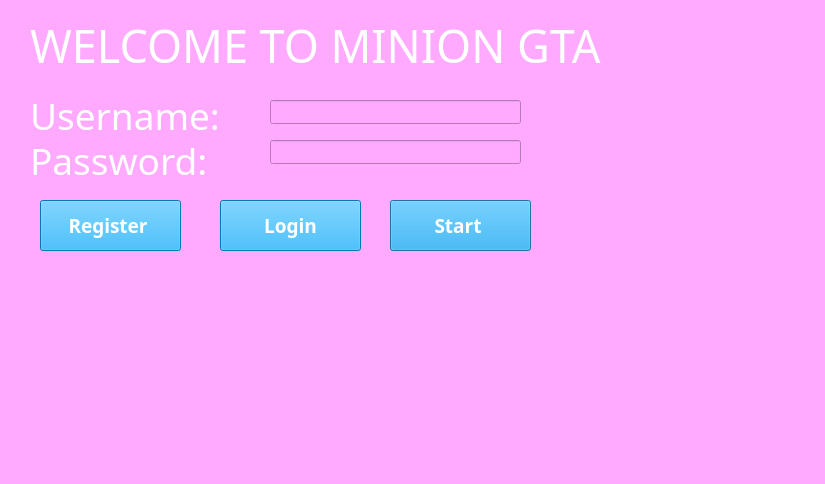
<?xml version="1.0" encoding="UTF-8"?>
<ui version="4.0">
 <class>menu</class>
 <widget class="QDialog" name="menu">
  <property name="geometry">
   <rect>
    <x>0</x>
    <y>0</y>
    <width>825</width>
    <height>484</height>
   </rect>
  </property>
  <property name="windowTitle">
   <string>Dialog</string>
  </property>
  <property name="autoFillBackground">
   <bool>false</bool>
  </property>
  <property name="styleSheet">
   <string notr="true">
background-color: rgb(255, 170, 255);</string>
  </property>
  <widget class="QLabel" name="label">
   <property name="geometry">
    <rect>
     <x>30</x>
     <y>90</y>
     <width>221</width>
     <height>51</height>
    </rect>
   </property>
   <property name="font">
    <font>
     <family>Rockwell</family>
     <pointsize>28</pointsize>
     <bold>false</bold>
    </font>
   </property>
   <property name="styleSheet">
    <string notr="true">color: rgb(255, 255, 255);</string>
   </property>
   <property name="text">
    <string>Username:</string>
   </property>
  </widget>
  <widget class="QLineEdit" name="nle">
   <property name="geometry">
    <rect>
     <x>270</x>
     <y>100</y>
     <width>251</width>
     <height>24</height>
    </rect>
   </property>
   <property name="font">
    <font>
     <family>Segoe UI Black</family>
     <pointsize>14</pointsize>
     <bold>true</bold>
    </font>
   </property>
   <property name="styleSheet">
    <string notr="true">color: rgb(255, 255, 255);</string>
   </property>
  </widget>
  <widget class="QPushButton" name="pushButton">
   <property name="geometry">
    <rect>
     <x>390</x>
     <y>200</y>
     <width>141</width>
     <height>51</height>
    </rect>
   </property>
   <property name="font">
    <font>
     <family>Segoe UI Black</family>
     <pointsize>14</pointsize>
     <bold>true</bold>
    </font>
   </property>
   <property name="styleSheet">
    <string notr="true">background-color: rgb(0, 170, 255);
color: rgb(255, 255, 255);</string>
   </property>
   <property name="text">
    <string>Start </string>
   </property>
  </widget>
  <widget class="QLineEdit" name="ple">
   <property name="geometry">
    <rect>
     <x>270</x>
     <y>140</y>
     <width>251</width>
     <height>24</height>
    </rect>
   </property>
   <property name="font">
    <font>
     <family>Segoe UI Black</family>
     <pointsize>14</pointsize>
     <bold>true</bold>
    </font>
   </property>
   <property name="styleSheet">
    <string notr="true">color: rgb(255, 255, 255);</string>
   </property>
  </widget>
  <widget class="QPushButton" name="loginb">
   <property name="geometry">
    <rect>
     <x>220</x>
     <y>200</y>
     <width>141</width>
     <height>51</height>
    </rect>
   </property>
   <property name="font">
    <font>
     <family>Segoe UI Black</family>
     <pointsize>14</pointsize>
     <bold>true</bold>
    </font>
   </property>
   <property name="styleSheet">
    <string notr="true">background-color: rgb(0, 170, 255);
color: rgb(255, 255, 255);</string>
   </property>
   <property name="text">
    <string>Login</string>
   </property>
  </widget>
  <widget class="QLabel" name="label_2">
   <property name="geometry">
    <rect>
     <x>30</x>
     <y>140</y>
     <width>201</width>
     <height>41</height>
    </rect>
   </property>
   <property name="font">
    <font>
     <family>Rockwell</family>
     <pointsize>28</pointsize>
     <bold>false</bold>
    </font>
   </property>
   <property name="styleSheet">
    <string notr="true">color: rgb(255, 255, 255);</string>
   </property>
   <property name="text">
    <string>Password:</string>
   </property>
  </widget>
  <widget class="QPushButton" name="registerb">
   <property name="geometry">
    <rect>
     <x>40</x>
     <y>200</y>
     <width>141</width>
     <height>51</height>
    </rect>
   </property>
   <property name="font">
    <font>
     <family>Segoe UI Black</family>
     <pointsize>14</pointsize>
     <bold>true</bold>
    </font>
   </property>
   <property name="styleSheet">
    <string notr="true">color: rgb(255, 255, 255);
background-color: rgb(0, 170, 255);</string>
   </property>
   <property name="text">
    <string>Register </string>
   </property>
  </widget>
  <widget class="QLabel" name="login_show">
   <property name="geometry">
    <rect>
     <x>10</x>
     <y>270</y>
     <width>551</width>
     <height>31</height>
    </rect>
   </property>
   <property name="font">
    <font>
     <family>Segoe UI Black</family>
     <pointsize>16</pointsize>
     <bold>true</bold>
    </font>
   </property>
   <property name="styleSheet">
    <string notr="true">color: rgb(255, 255, 255);</string>
   </property>
   <property name="text">
    <string/>
   </property>
  </widget>
  <widget class="QLabel" name="label_3">
   <property name="geometry">
    <rect>
     <x>30</x>
     <y>0</y>
     <width>891</width>
     <height>91</height>
    </rect>
   </property>
   <property name="font">
    <font>
     <family>Snap ITC</family>
     <pointsize>34</pointsize>
    </font>
   </property>
   <property name="styleSheet">
    <string notr="true">color: rgb(255, 255, 255);</string>
   </property>
   <property name="text">
    <string>WELCOME TO MINION GTA </string>
   </property>
  </widget>
  <widget class="QLabel" name="label_4">
   <property name="geometry">
    <rect>
     <x>540</x>
     <y>80</y>
     <width>271</width>
     <height>391</height>
    </rect>
   </property>
   <property name="text">
    <string/>
   </property>
   <property name="pixmap">
    <pixmap>../../../Downloads/image-removebg-preview (12).png</pixmap>
   </property>
  </widget>
 </widget>
 <resources/>
 <connections/>
</ui>
